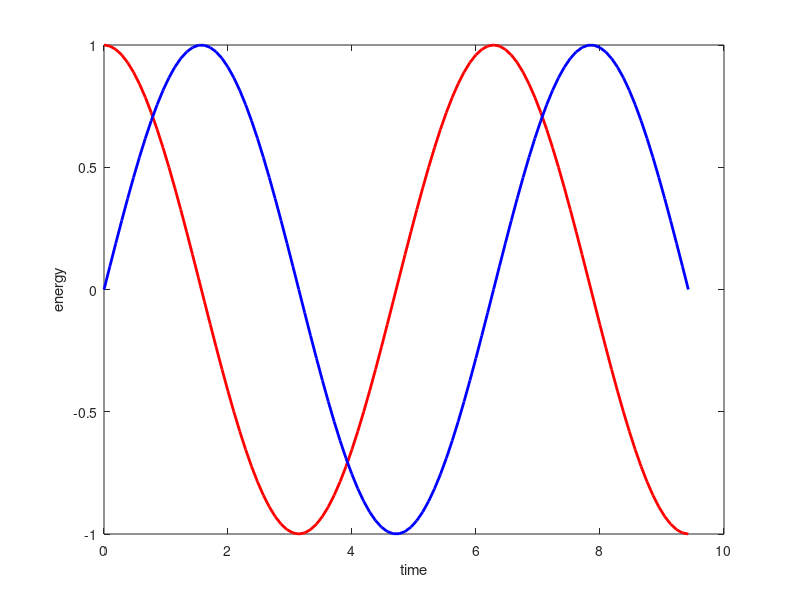

This chart was generated by the following MATLAB code:
% c= linspace(0 , 3*pi);
% y1 = cos(c);
% y2 = sin(c);
% %plot(c, y1, c, y2)
% plot(c, y1 ,'ro-',c, y2, 'm*--')


c= linspace(0 , 3*pi);
y1 = cos(c);
y2 = sin(c);
plot(c, y1, 'r', 'linewidth' ,2)
hold on
plot(c,y2, 'b' ,'linewidth',2)
xlabel('time')
ylabel('energy')






